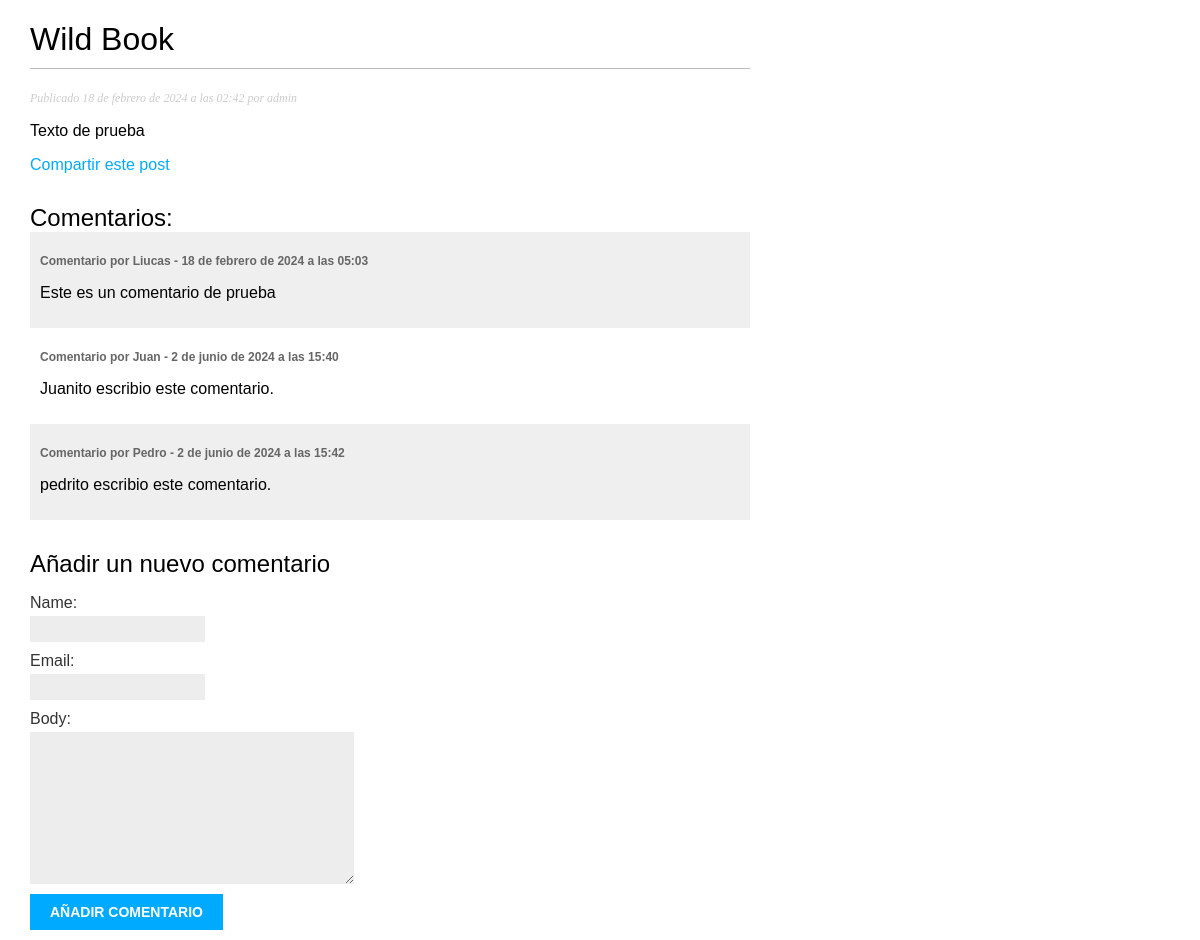
The app's page /blog/2024/2/18/wild/ with its own data.
### blog/models.py (models this page shows, shortened)
class Post(models.Model):
    class Estado(models.TextChoices): # Enumeración de opciones de estado : Borrador y Publicado
        BORRADOR = 'BR', 'Borrador'
        PUBLICADO = 'PB', 'Publicado'
    title = models.CharField(max_length=250)
    slug = models.SlugField(max_length=250,
                            unique_for_date='publish')
    author = models.ForeignKey(User,
                               on_delete=models.CASCADE,
                               related_name='blog_posts')
    body = models.TextField()
    publish = models.DateTimeField(default=timezone.now)
    created = models.DateTimeField(auto_now_add=True)
    updated = models.DateTimeField(auto_now=True)
    status = models.CharField(max_length=2,
                              choices=Estado.choices,
                              default=Estado.BORRADOR)

class Comment(models.Model):
    post = models.ForeignKey(Post,
                             on_delete=models.CASCADE,
                             related_name='comments')
    name = models.CharField(max_length=80)
    email = models.EmailField()
    body = models.TextField()
    created = models.DateTimeField(auto_now_add=True)
    updated = models.DateTimeField(auto_now=True)
    active = models.BooleanField(default=True)
    class Meta:
        ordering = ['created']
        indexes = [
            models.Index(fields=['created']),
        ]

### blog/views.py (the view)
# urls.py: path('<int:year>/<int:month>/<int:day>/<slug:post>/',views.post_detail,name='post_detail'),
def post_detail(request, year, month, day, post):
    post = get_object_or_404(Post,
                            status=Post.Estado.PUBLICADO,
                            slug=post,
                            publish__year=year,
                            publish__month=month,
                            publish__day=day)
    comments = post.comments.filter(active=True)
    form = CommentForm()
    return render(request,
                  'blog/post/detail.html',
                  {'post': post,
                   'comments': comments,
                   'form': form})

### blog/forms.py
class CommentForm(forms.ModelForm):
    class Meta:
        model = Comment
        fields = ['name', 'email', 'body']

### blog/templates/blog/post/detail.html (shortened to what this page needs)
{% extends "blog/base.html" %}
{% block content %}
    <h1>{{ post.title }}</h1>
    <p class="date">
        Publicado {{ post.publish }} por {{ post.author }}
    </p>
    {{ post.body | linebreaks }}
    <p>
        <a href="{% url 'blog:post_share' post.id %}">
            Compartir este post
        </a>
    </p>
    <h2>Comentarios: </h2>
    {% for comment in comments %}
        <div class="comment">
            <p class="info">
                Comentario por {{ comment.name }}
                - {{ comment.created }}
            </p>
            {{ comment.body|linebreaks }}
        </div>
    {% empty %}
        <p>No hay ningun comentario</p>
    {% endfor %}
    <h2>Añadir un nuevo comentario</h2>
    <form action="{% url 'blog:post_comment' post.id %}" method="post">
        {{ form.as_p }}
        <p><input type="submit" value="Añadir comentario"></p>
    </form>
{% endblock %}

### blog/static/css/blog.css (style rules this page uses)
body { margin: 0; padding: 0; font-family: helvetica, sans-serif; }
a { color: #00abff; text-decoration: none; }
h1 { font-weight: normal; border-bottom: 1px solid #bbb; padding: 0 0 10px 0; }
h2 { font-weight: normal; margin: 30px 0 0; }
p.date { color: #ccc; font-family: georgia, serif; font-size: 12px; font-style: italic; }
label { float: left; clear: both; color: #333; margin-bottom: 4px; }
input, textarea { clear: both; float: left; margin: 0 0 10px; background: #ededed; border: 0; padding: 6px 10px; font-size: 12px; }
input[type=submit] { font-weight: bold; background: #00abff; color: #fff; padding: 10px 20px; font-size: 14px; text-transform: uppercase; }
.comment { padding: 10px; }
.comment:nth-child(even) { background: #efefef; }
.comment .info { font-weight: bold; font-size: 12px; color: #666; }

### records on screen
Post: title "Wild Book", publish "18 de febrero de 2024 a las 02:42", author "admin", body "Texto de prueba"
Comment: name "Liucas", created "18 de febrero de 2024 a las 05:03", body "Este es un comentario de prueba"
Comment: name "Juan", created "2 de junio de 2024 a las 15:40", body "Juanito escribio este comentario."
Comment: name "Pedro", created "2 de junio de 2024 a las 15:42", body "pedrito escribio este comentario."
